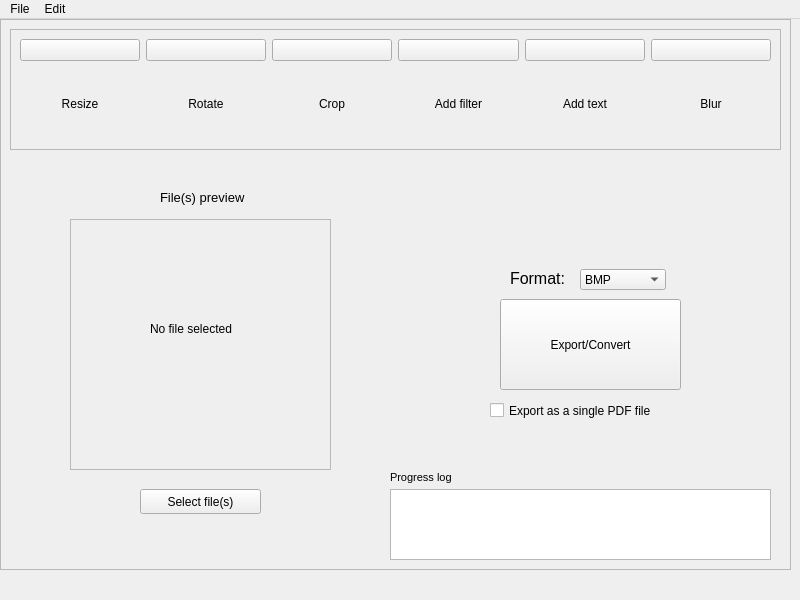
<?xml version="1.0" encoding="UTF-8"?>
<ui version="4.0">
 <class>Convert GUI</class>
 <widget class="QMainWindow" name="Convert GUI">
  <property name="geometry">
   <rect>
    <x>0</x>
    <y>0</y>
    <width>800</width>
    <height>600</height>
   </rect>
  </property>
  <property name="minimumSize">
   <size>
    <width>800</width>
    <height>600</height>
   </size>
  </property>
  <property name="maximumSize">
   <size>
    <width>800</width>
    <height>600</height>
   </size>
  </property>
  <property name="windowTitle">
   <string>Convert GUI</string>
  </property>
  <property name="windowIcon">
   <iconset resource="../resources/icons.qrc">
    <normaloff>:/images/images/vscht.jpeg</normaloff>:/images/images/vscht.jpeg</iconset>
  </property>
  <property name="autoFillBackground">
   <bool>false</bool>
  </property>
  <widget class="QWidget" name="centralwidget">
   <widget class="QFrame" name="frame">
    <property name="geometry">
     <rect>
      <x>0</x>
      <y>0</y>
      <width>791</width>
      <height>551</height>
     </rect>
    </property>
    <property name="frameShape">
     <enum>QFrame::StyledPanel</enum>
    </property>
    <property name="frameShadow">
     <enum>QFrame::Raised</enum>
    </property>
    <widget class="QFrame" name="frameActions">
     <property name="geometry">
      <rect>
       <x>10</x>
       <y>10</y>
       <width>771</width>
       <height>121</height>
      </rect>
     </property>
     <property name="frameShape">
      <enum>QFrame::StyledPanel</enum>
     </property>
     <property name="frameShadow">
      <enum>QFrame::Raised</enum>
     </property>
     <layout class="QGridLayout" name="gridLayout">
      <item row="0" column="0">
       <widget class="QPushButton" name="pushResize">
        <property name="text">
         <string/>
        </property>
        <property name="icon">
         <iconset resource="../resources/icons.qrc">
          <normaloff>:/images/images/resize.png</normaloff>:/images/images/resize.png</iconset>
        </property>
        <property name="iconSize">
         <size>
          <width>72</width>
          <height>72</height>
         </size>
        </property>
       </widget>
      </item>
      <item row="1" column="0">
       <widget class="QLabel" name="labelResize">
        <property name="text">
         <string>Resize</string>
        </property>
        <property name="alignment">
         <set>Qt::AlignCenter</set>
        </property>
       </widget>
      </item>
      <item row="1" column="1">
       <widget class="QLabel" name="labelRotate">
        <property name="text">
         <string>Rotate</string>
        </property>
        <property name="alignment">
         <set>Qt::AlignCenter</set>
        </property>
       </widget>
      </item>
      <item row="1" column="2">
       <widget class="QLabel" name="labelCrop">
        <property name="text">
         <string>Crop</string>
        </property>
        <property name="alignment">
         <set>Qt::AlignCenter</set>
        </property>
       </widget>
      </item>
      <item row="1" column="3">
       <widget class="QLabel" name="labelFilter">
        <property name="text">
         <string>Add filter</string>
        </property>
        <property name="alignment">
         <set>Qt::AlignCenter</set>
        </property>
       </widget>
      </item>
      <item row="1" column="4">
       <widget class="QLabel" name="labelText">
        <property name="text">
         <string>Add text</string>
        </property>
        <property name="alignment">
         <set>Qt::AlignCenter</set>
        </property>
       </widget>
      </item>
      <item row="1" column="5">
       <widget class="QLabel" name="labelBlur">
        <property name="text">
         <string>Blur</string>
        </property>
        <property name="alignment">
         <set>Qt::AlignCenter</set>
        </property>
       </widget>
      </item>
      <item row="0" column="5">
       <widget class="QPushButton" name="pushBlur">
        <property name="text">
         <string/>
        </property>
        <property name="icon">
         <iconset resource="../resources/icons.qrc">
          <normaloff>:/images/images/blur.png</normaloff>:/images/images/blur.png</iconset>
        </property>
        <property name="iconSize">
         <size>
          <width>72</width>
          <height>72</height>
         </size>
        </property>
       </widget>
      </item>
      <item row="0" column="4">
       <widget class="QPushButton" name="pushText">
        <property name="text">
         <string/>
        </property>
        <property name="icon">
         <iconset resource="../resources/icons.qrc">
          <normaloff>:/images/images/addtext.png</normaloff>:/images/images/addtext.png</iconset>
        </property>
        <property name="iconSize">
         <size>
          <width>72</width>
          <height>72</height>
         </size>
        </property>
       </widget>
      </item>
      <item row="0" column="3">
       <widget class="QPushButton" name="pushFilter">
        <property name="text">
         <string/>
        </property>
        <property name="icon">
         <iconset resource="../resources/icons.qrc">
          <normaloff>:/images/images/filter.png</normaloff>:/images/images/filter.png</iconset>
        </property>
        <property name="iconSize">
         <size>
          <width>72</width>
          <height>72</height>
         </size>
        </property>
       </widget>
      </item>
      <item row="0" column="2">
       <widget class="QPushButton" name="pushCrop">
        <property name="text">
         <string/>
        </property>
        <property name="icon">
         <iconset resource="../resources/icons.qrc">
          <normaloff>:/images/images/crop.png</normaloff>:/images/images/crop.png</iconset>
        </property>
        <property name="iconSize">
         <size>
          <width>72</width>
          <height>72</height>
         </size>
        </property>
       </widget>
      </item>
      <item row="0" column="1">
       <widget class="QPushButton" name="pushRotate">
        <property name="text">
         <string/>
        </property>
        <property name="icon">
         <iconset resource="../resources/icons.qrc">
          <normaloff>:/images/images/rotate.png</normaloff>:/images/images/rotate.png</iconset>
        </property>
        <property name="iconSize">
         <size>
          <width>72</width>
          <height>72</height>
         </size>
        </property>
       </widget>
      </item>
     </layout>
    </widget>
    <widget class="QLabel" name="labelPreview">
     <property name="geometry">
      <rect>
       <x>160</x>
       <y>170</y>
       <width>91</width>
       <height>17</height>
      </rect>
     </property>
     <property name="text">
      <string>&lt;html&gt;&lt;head/&gt;&lt;body&gt;&lt;p&gt;&lt;span style=&quot; font-size:10pt;&quot;&gt;File(s) preview&lt;/span&gt;&lt;/p&gt;&lt;/body&gt;&lt;/html&gt;</string>
     </property>
    </widget>
    <widget class="QPushButton" name="pushExport">
     <property name="geometry">
      <rect>
       <x>500</x>
       <y>280</y>
       <width>181</width>
       <height>91</height>
      </rect>
     </property>
     <property name="text">
      <string>Export/Convert</string>
     </property>
    </widget>
    <widget class="QComboBox" name="comboFormat">
     <property name="geometry">
      <rect>
       <x>580</x>
       <y>250</y>
       <width>86</width>
       <height>21</height>
      </rect>
     </property>
     <property name="currentIndex">
      <number>0</number>
     </property>
     <item>
      <property name="text">
       <string>BMP</string>
      </property>
     </item>
     <item>
      <property name="text">
       <string>GIF</string>
      </property>
     </item>
     <item>
      <property name="text">
       <string>JPG</string>
      </property>
     </item>
     <item>
      <property name="text">
       <string>PBM</string>
      </property>
     </item>
     <item>
      <property name="text">
       <string>PDF</string>
      </property>
     </item>
     <item>
      <property name="text">
       <string>PGM</string>
      </property>
     </item>
     <item>
      <property name="text">
       <string>PNG</string>
      </property>
     </item>
     <item>
      <property name="text">
       <string>PPM</string>
      </property>
     </item>
     <item>
      <property name="text">
       <string>XBM</string>
      </property>
     </item>
     <item>
      <property name="text">
       <string>XPM</string>
      </property>
     </item>
    </widget>
    <widget class="QLabel" name="labelFormat">
     <property name="geometry">
      <rect>
       <x>510</x>
       <y>250</y>
       <width>67</width>
       <height>17</height>
      </rect>
     </property>
     <property name="text">
      <string>&lt;html&gt;&lt;head/&gt;&lt;body&gt;&lt;p&gt;&lt;span style=&quot; font-size:12pt;&quot;&gt;Format:&lt;/span&gt;&lt;/p&gt;&lt;/body&gt;&lt;/html&gt;</string>
     </property>
    </widget>
    <widget class="QPushButton" name="pushSelect">
     <property name="geometry">
      <rect>
       <x>140</x>
       <y>470</y>
       <width>121</width>
       <height>25</height>
      </rect>
     </property>
     <property name="text">
      <string>Select file(s)</string>
     </property>
    </widget>
    <widget class="QTextEdit" name="textEditLog">
     <property name="geometry">
      <rect>
       <x>390</x>
       <y>470</y>
       <width>381</width>
       <height>71</height>
      </rect>
     </property>
     <property name="readOnly">
      <bool>true</bool>
     </property>
    </widget>
    <widget class="QLabel" name="labelLog">
     <property name="geometry">
      <rect>
       <x>390</x>
       <y>450</y>
       <width>101</width>
       <height>17</height>
      </rect>
     </property>
     <property name="text">
      <string>&lt;html&gt;&lt;head/&gt;&lt;body&gt;&lt;p&gt;&lt;span style=&quot; font-size:8pt;&quot;&gt;Progress log&lt;/span&gt;&lt;/p&gt;&lt;/body&gt;&lt;/html&gt;</string>
     </property>
    </widget>
    <widget class="QStackedWidget" name="previewStackedWg">
     <property name="geometry">
      <rect>
       <x>60</x>
       <y>200</y>
       <width>281</width>
       <height>261</height>
      </rect>
     </property>
     <property name="currentIndex">
      <number>0</number>
     </property>
     <widget class="QWidget" name="pageNoFile">
      <widget class="QFrame" name="frameNoFile">
       <property name="geometry">
        <rect>
         <x>10</x>
         <y>0</y>
         <width>261</width>
         <height>251</height>
        </rect>
       </property>
       <property name="frameShape">
        <enum>QFrame::StyledPanel</enum>
       </property>
       <property name="frameShadow">
        <enum>QFrame::Raised</enum>
       </property>
       <widget class="QLabel" name="labelNoFile">
        <property name="geometry">
         <rect>
          <x>80</x>
          <y>90</y>
          <width>111</width>
          <height>41</height>
         </rect>
        </property>
        <property name="text">
         <string>&lt;html&gt;&lt;head/&gt;&lt;body&gt;&lt;p&gt;No file selected&lt;/p&gt;&lt;/body&gt;&lt;/html&gt;</string>
        </property>
       </widget>
      </widget>
     </widget>
     <widget class="QWidget" name="pageSingleFile">
      <widget class="QLabel" name="labelPicture">
       <property name="geometry">
        <rect>
         <x>10</x>
         <y>10</y>
         <width>271</width>
         <height>241</height>
        </rect>
       </property>
       <property name="frameShape">
        <enum>QFrame::NoFrame</enum>
       </property>
       <property name="text">
        <string/>
       </property>
       <property name="scaledContents">
        <bool>false</bool>
       </property>
       <property name="alignment">
        <set>Qt::AlignCenter</set>
       </property>
      </widget>
     </widget>
     <widget class="QWidget" name="pageMultiple">
      <widget class="QListWidget" name="listOfFiles">
       <property name="geometry">
        <rect>
         <x>10</x>
         <y>30</y>
         <width>271</width>
         <height>221</height>
        </rect>
       </property>
       <property name="selectionMode">
        <enum>QAbstractItemView::NoSelection</enum>
       </property>
      </widget>
      <widget class="QPushButton" name="unselectAll">
       <property name="geometry">
        <rect>
         <x>190</x>
         <y>0</y>
         <width>89</width>
         <height>25</height>
        </rect>
       </property>
       <property name="text">
        <string>Unselect all</string>
       </property>
      </widget>
      <widget class="QPushButton" name="selectAll">
       <property name="geometry">
        <rect>
         <x>10</x>
         <y>0</y>
         <width>89</width>
         <height>25</height>
        </rect>
       </property>
       <property name="text">
        <string>Select all</string>
       </property>
      </widget>
     </widget>
    </widget>
    <widget class="QCheckBox" name="singlePDFcheck">
     <property name="geometry">
      <rect>
       <x>490</x>
       <y>380</y>
       <width>201</width>
       <height>23</height>
      </rect>
     </property>
     <property name="text">
      <string>Export as a single PDF file</string>
     </property>
    </widget>
   </widget>
  </widget>
  <widget class="QMenuBar" name="menubar">
   <property name="geometry">
    <rect>
     <x>0</x>
     <y>0</y>
     <width>800</width>
     <height>22</height>
    </rect>
   </property>
   <widget class="QMenu" name="menuFile">
    <property name="title">
     <string>File</string>
    </property>
    <addaction name="actionOpen"/>
    <addaction name="actionExport"/>
    <addaction name="actionQuit"/>
   </widget>
   <widget class="QMenu" name="menuEdit">
    <property name="title">
     <string>Edit</string>
    </property>
    <addaction name="actionUndo"/>
    <addaction name="actionRedo"/>
   </widget>
   <addaction name="menuFile"/>
   <addaction name="menuEdit"/>
  </widget>
  <widget class="QStatusBar" name="statusbar">
   <property name="sizeGripEnabled">
    <bool>false</bool>
   </property>
  </widget>
  <action name="actionOpen">
   <property name="text">
    <string>Open (Ctrl+O)</string>
   </property>
  </action>
  <action name="actionExport">
   <property name="text">
    <string>Export (Ctrl+S)</string>
   </property>
  </action>
  <action name="actionSave_as">
   <property name="text">
    <string>Save as...</string>
   </property>
  </action>
  <action name="actionQuit">
   <property name="text">
    <string>Quit (Ctrl+Q)</string>
   </property>
  </action>
  <action name="actionUndo">
   <property name="text">
    <string>Undo (Ctrl+Z)</string>
   </property>
  </action>
  <action name="actionRedo">
   <property name="text">
    <string>Redo (Ctrl+Shift+Z)</string>
   </property>
  </action>
  <action name="actionDocumentation">
   <property name="text">
    <string>Documentation</string>
   </property>
  </action>
  <action name="actionAbout">
   <property name="text">
    <string>About</string>
   </property>
  </action>
 </widget>
 <resources>
  <include location="../resources/icons.qrc"/>
 </resources>
 <connections/>
</ui>
